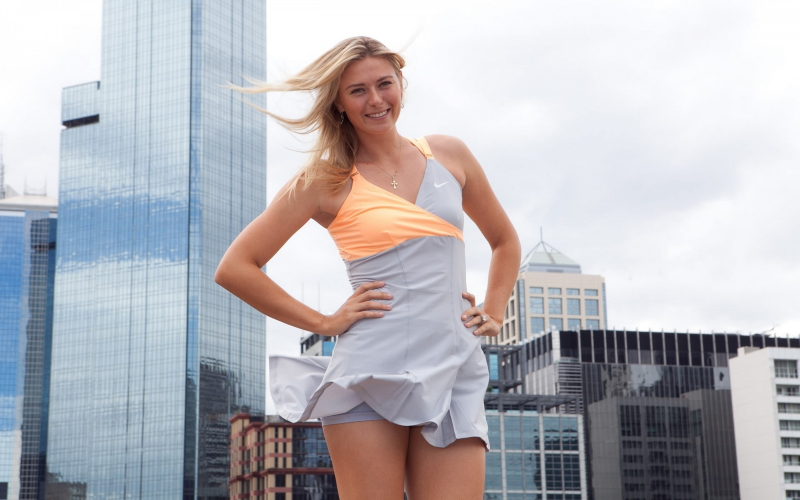
#> input picture maria sheropova/1368843.jpg, 1600 x 1000 px, found by its file name (shown at 1/2 size)
$ jupyter execute --allow-errors Untitled.ipynb
#> lines starting #> are read from the running program, lines starting #| are printed output that depends on the picture
[cell 1]
import numpy as np
import cv2
import matplotlib
from matplotlib import pyplot as plt

[cell 2]
img = cv2.imread('./dataset/maria sheropova/skysports-maria-sharapova-tennis_4886283-1280x720-1.jpg')
#> (the rest of this cell did not finish here and is left out)

#> (a cell that did not finish here is left out)

#> (a cell that did not finish here is left out)

#> (a cell that did not finish here is left out)

[cell 6]
#in this we used a classifier xml file from open cv git which helps us in feature classification
face_cascade = cv2.CascadeClassifier('.\open cv\haarcascade_frontalface_default.xml')
eye_cascade = cv2.CascadeClassifier('.\open cv\haarcascade_eye.xml')

faces = face_cascade.detectMultiScale(img, 1.3, 5)
#> faces = ()
faces

#> (a cell that did not finish here is left out)

#> (a cell that did not finish here is left out)

[cell 9]
#here is the for loop for  deteccting faces in an image containing multiple
#face along with the eyes as well and also making rectangle around the face
#and eyes detected
cv2.destroyAllWindows()
for (x, y, w, h) in faces:
    face_img = cv2.rectangle(img,(x,y),(x+w, y+h),(255, 0, 0), 2)
    roi_gray = gray[y:y+h, x:x+w]
    roi_color = face_img[y:y+h, x:x+w]
    eyes = eye_cascade.detectMultiScale(roi_gray)
    for(ex, ey, ew, eh) in eyes:
        cv2.rectangle(roi_color,(ex,ey),(ex+ew, ey+eh),(0, 255, 0), 2)
#> this loop made 0 passes

plt.figure()
#> (the rest of this cell did not finish here and is left out)

#> (a cell that did not finish here is left out)

[cell 11]
#this is function to summarize all the things we did above to any image we
#want by just giving the image path
def crop(image_path):
    img  = cv2.imread(image_path)
    gray = cv2.cvtColor(img, cv2.COLOR_BGR2GRAY)
    faces = face_cascade.detectMultiScale(gray, 1.3, 5)
    for (x, y, w, h) in faces:
        roi_gray = gray[y:y+h, x:x+w]
        roi_color = img[y:y+h, x:x+w]
        eyes = eye_cascade.detectMultiScale(roi_gray)
        if len(eyes)>=2:
            return roi_color

#> (a cell that did not finish here is left out)

[cell 13]
without_eyes = crop('./dataset/maria sheropova/1368843.jpg')
#> call 2 of crop, with image_path = './dataset/maria sheropova/1368843.jpg'
#> in crop, img is the input picture: shape (1000, 1600, 3); mean B, G, R 187.7, 182.1, 183.1
#> in crop (call 2), `gray = cv2.cvtColor(img, cv2.COLOR_BGR2GRAY)`:
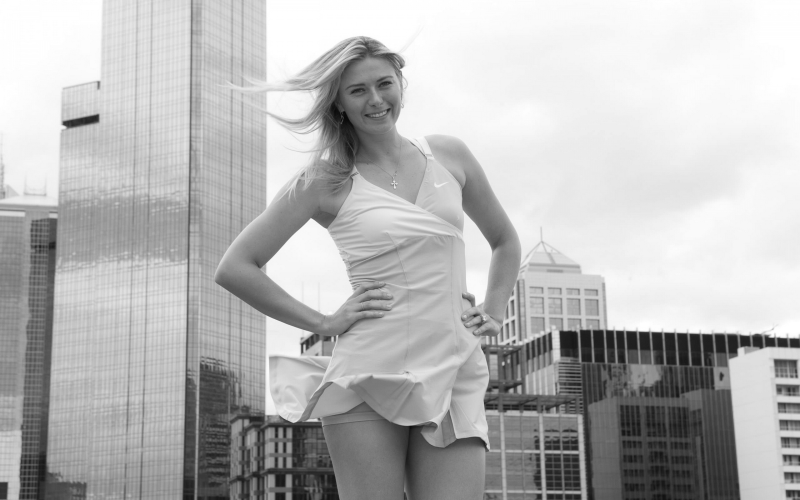
#> gray: shape (1000, 1600) (shown at 1/2 size); min 5, max 255, mean 183.1
#> in crop (call 2), `faces = face_cascade.detectMultiScale(gray, 1.3, 5)`: faces = [[677, 123, 135, 135]]
#> the loop in crop, `for (x, y, w, h) in faces:` made 1 pass
#> (x, y, w, h, eyes) on pass 1: (677, 123, 135, 135, [[74, 32, 29, 29], [88, 89, 22, 22], [20, 42, 34, 34]])
#> pass 1, in crop (call 2), `roi_gray = gray[y:y+h, x:x+w]`:
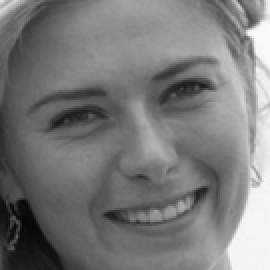
#> roi_gray: shape (135, 135) (shown 2 times larger); min 5, max 252, mean 121.4
#> pass 1, in crop (call 2), `roi_color = img[y:y+h, x:x+w]`:
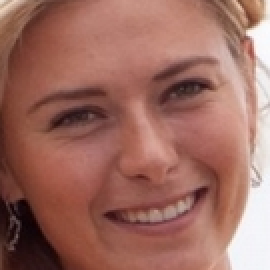
#> roi_color: shape (135, 135, 3) (shown 2 times larger); mean B, G, R 96.6, 107.7, 157.9
plt.imshow(without_eyes)

[cell 14]
data_path = "./dataset/"
crop_data_path ="./dataset/cropped/"

[cell 15]
#storing the path of our dataset in a list
import os
image_directory =[]
#> (the rest of this cell did not finish here and is left out)

[cell 16]
image_directory

[cell 17]
#this code is to make the new folder for cropped images
import shutil
if os.path.exists(crop_data_path):#this will check if the folder exists
    shutil.rmtree(crop_data_path) #if it exists this line will remove that folder
os.mkdir(crop_data_path) #and then this line will create that folder

[cell 18]
cropped_image_directory = []
celeb_file_name_dict={}

for image in image_directory: #so here we go through the images in the folder
    count=1
    celeb_name = image.split('/')[-1] #in this we pull out names from the stored
    print(celeb_name)                 # path in directory


    celeb_file_name_dict[celeb_name]=[]
    for entry in os.scandir(image):
        roi_color=crop(entry.path) #now we crop all the images having 2 eyes according to the function
        if roi_color is not None:
            cropped_folder = crop_data_path + celeb_name #now we store all those images in the cropped folder sepearately
            if not os.path.exists(cropped_folder):
                os.mkdir(cropped_folder)
                cropped_image_directory.append(cropped_folder)
                print("Generating cropped images in folder:", cropped_folder)


            cropped_file_name = celeb_name + str(count) +".png" #here we name the images in the cropped folder that are formed
            cropped_file_path = cropped_folder +"/" + cropped_file_name #here we store the path
            celeb_file_name_dict[celeb_name].append(cropped_file_path)
            cv2.imwrite(cropped_file_path, roi_color) #here we store the images by writing the image in the given path
            count= count+1

[cell 19]
#this list stores the path of the cropped images folder of the celeberities
cropped_image_directory

[cell 20]
celeb_file_name_dict

# Now the data cleaning is done we move on to feature extraction

from here we will do wavelet transform which is the most effective way of extracting literatures

[cell 21]
#fourier transform

[cell 22]
import numpy as np
import pywt
import cv2

def wavelet(img, mode='haar', level =1):
    imArray= img
    #datattype conversion
    #convert to gray scale
    imArray = cv2.cvtColor(imArray, cv2.COLOR_RGB2GRAY)
    imArray= np.float32(imArray)
    imArray/=255
    #compute coeffecients
    coeffs = pywt.wavedec2(imArray, mode, level = level)
    #process coeffecients
    coeffs_H= list(coeffs)
    coeffs_H[0]*= 0

    #reconstruction
    imArray_H = pywt.waverec2(coeffs_H, mode)
    imArray_H *=255
    imArray_H= np.uint8(imArray_H)
    return imArray_H

#> (a cell that did not finish here is left out)

[cell 24]
#assigning each celeb a value and we access the celeb using dictionary
class_dict ={}
count=0
for celeb_name in celeb_file_name_dict.keys():
    class_dict[celeb_name]= count
    count = count+1

class_dict

$ run again, with maria sheropova/2015070814363485712044768374.jpg copied over maria sheropova/1368843.jpg
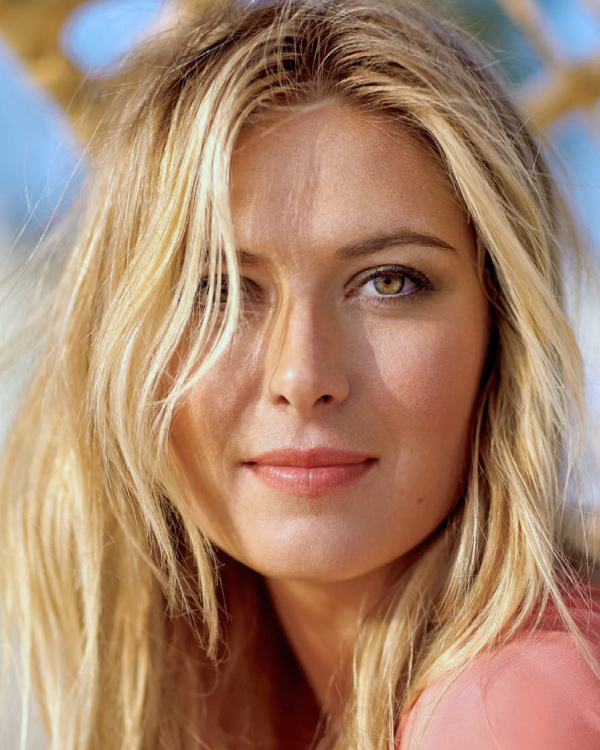
#> input picture maria sheropova/2015070814363485712044768374.jpg, 1200 x 1500 px, found by its file name (shown at 1/2 size)
#> `faces = face_cascade.detectMultiScale(img, 1.3, 5)`: faces = ()
#> in crop, img is the input picture: shape (1500, 1200, 3); mean B, G, R 108.1, 132.3, 167.5
#> in crop (call 2), `gray = cv2.cvtColor(img, cv2.COLOR_BGR2GRAY)`:
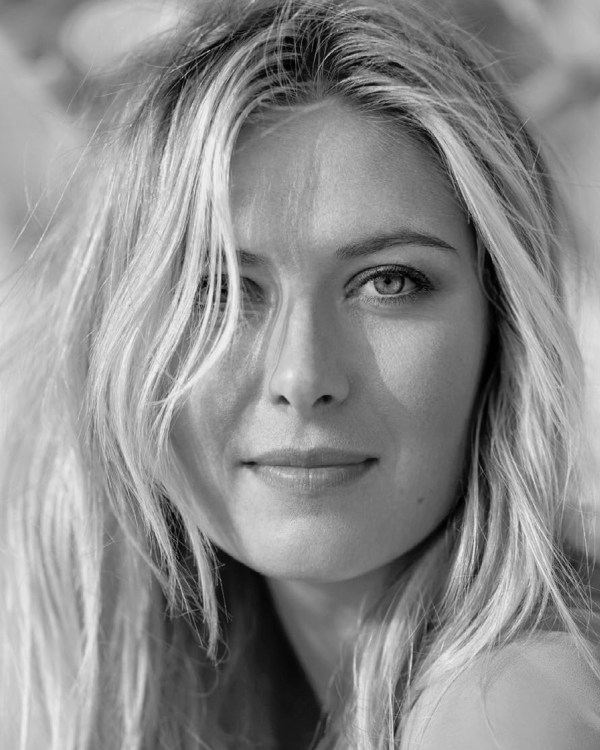
#> gray: shape (1500, 1200) (shown at 1/2 size); min 0, max 248, mean 140.1
#> in crop (call 2), `faces = face_cascade.detectMultiScale(gray, 1.3, 5)`: faces = [[253, 266, 820, 820]]
#> the loop in crop, `for (x, y, w, h) in faces:` made 1 pass
#> pass 1, in crop (call 2), `roi_color = img[y:y+h, x:x+w]`:
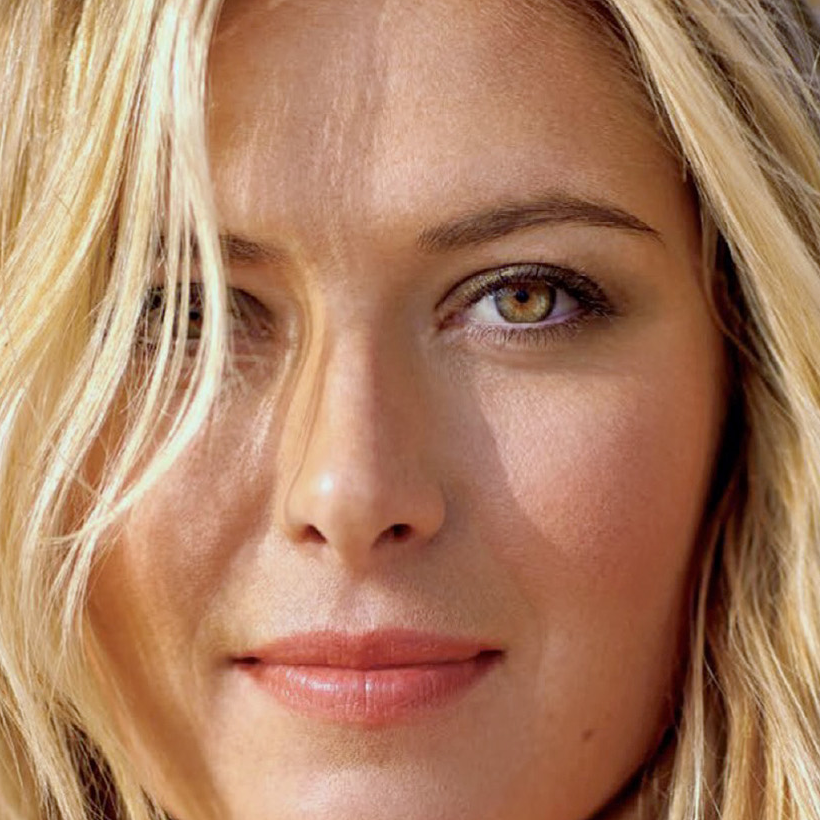
#> roi_color: shape (820, 820, 3); mean B, G, R 98.8, 127.7, 172.3
